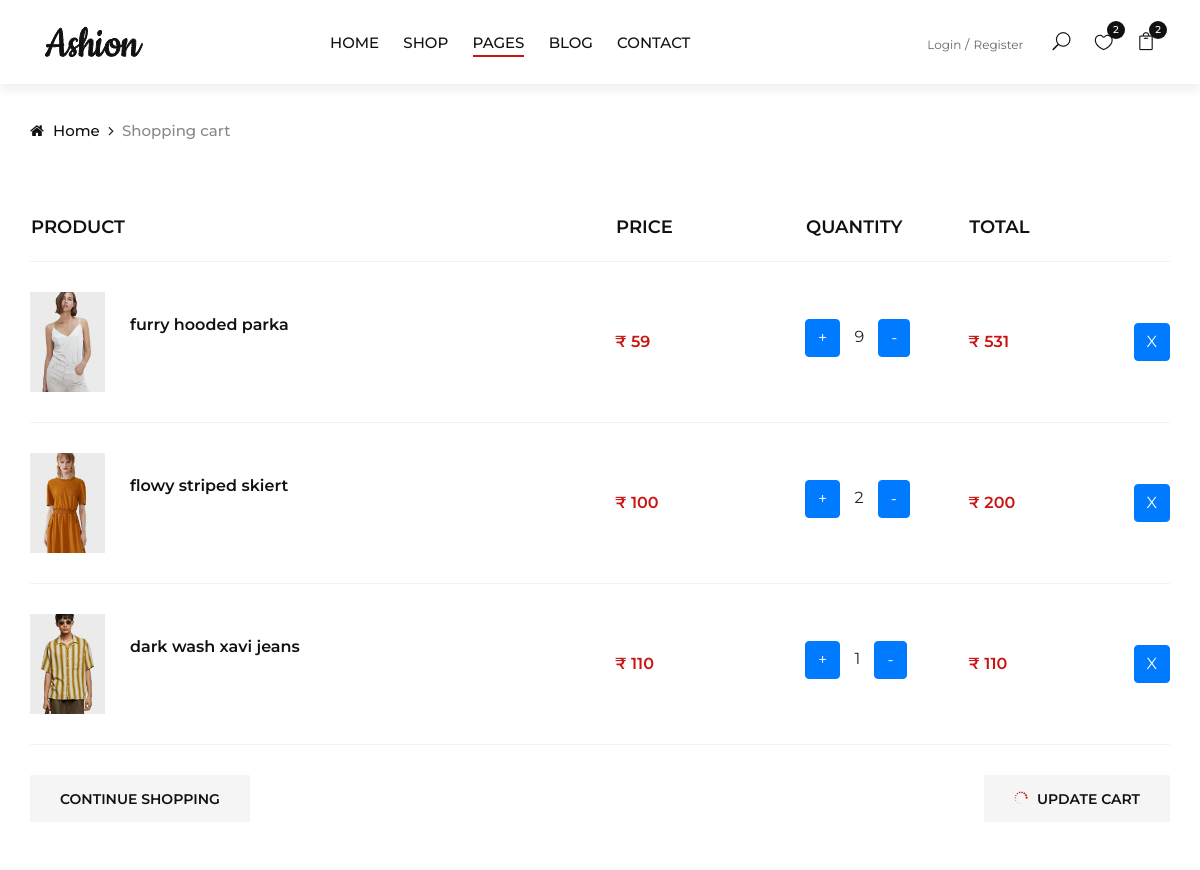
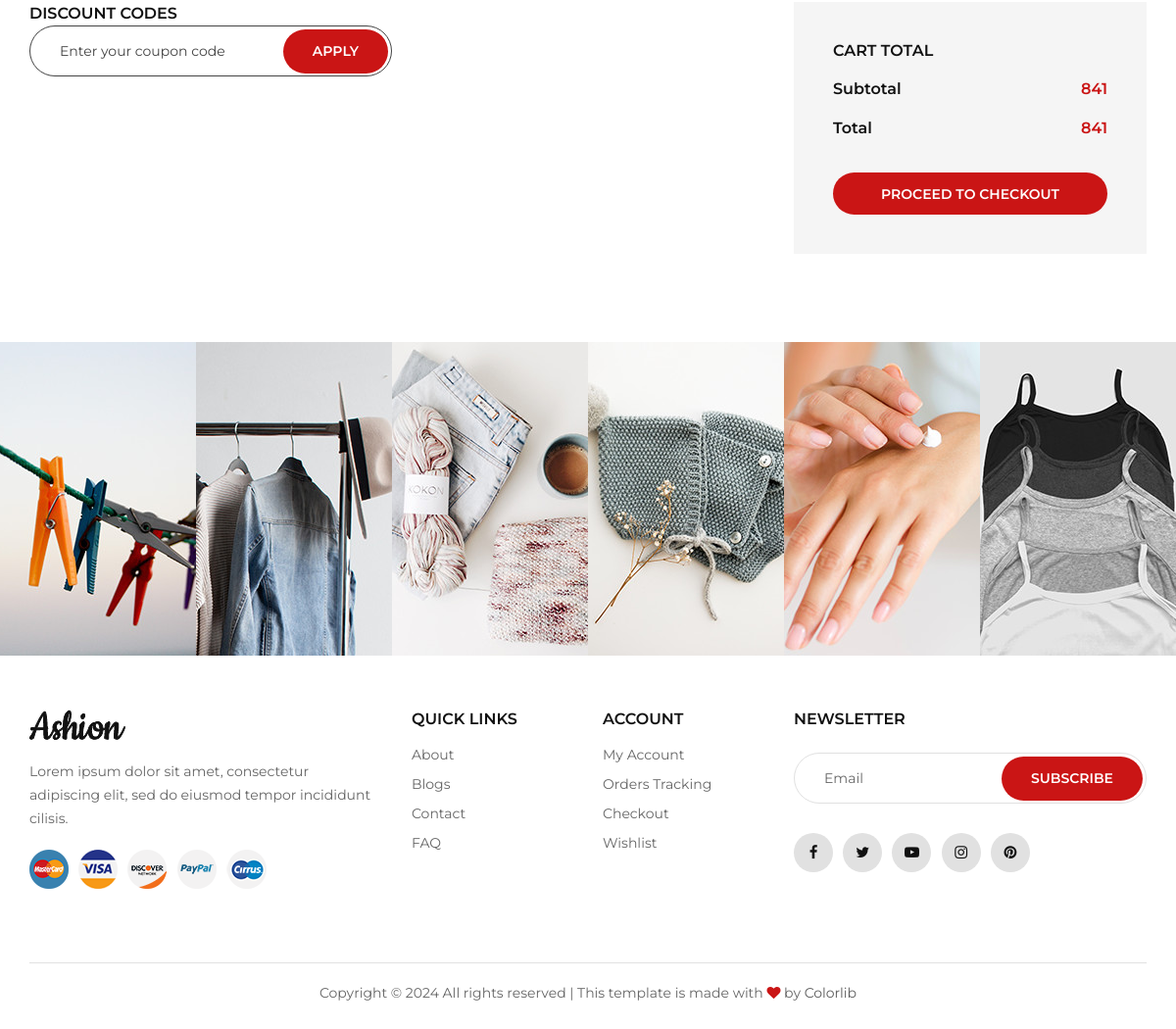
Page /shop_cart (signed in) on the committed database (2 pictures, top to bottom).
### myapp/models.py (models this page shows)
class add_cart(models.Model):
    product=models.ForeignKey(product,on_delete=models.CASCADE,blank=True,null=True)
    user=models.ForeignKey(user,on_delete=models.CASCADE,blank=True,null=True)
    name=models.CharField(max_length=50)
    img=models.ImageField(upload_to="image")
    price=models.IntegerField()
    qty=models.IntegerField()
    total=models.IntegerField()

### myapp/views.py (the view)
# urls.py: path('shop_cart', views.shop_cart, name='shop_cart'),
def shop_cart(request):
    uid=user.objects.get(email=request.session['email'])
    aid=add_cart.objects.filter(user=uid)
    a_count=add_cart.objects.filter(user=uid).count()
    l1=[]
    sub_total=0
    total=0
    for i in aid:
        l1.append(i.total)
    sub_total=sum(l1)
    total=sub_total
    contaxt={
        "aid":aid,
        "a_count":a_count,
        "sub_total":sub_total,
        "total":total,
    }
    return render(request,"shop_cart.html",contaxt)

### myapp/templates/shop_cart.html (shortened to what this page needs)
{% load static %}
<!DOCTYPE html>
<html lang="zxx">
<head>
    <link rel="stylesheet" href="{% static 'css/bootstrap.min.css' %}" type="text/css">
    <link rel="stylesheet" href="{% static 'css/font-awesome.min.css' %}" type="text/css">
    <link rel="stylesheet" href="{% static 'css/elegant-icons.css' %}" type="text/css">
    <link rel="stylesheet" href="{% static 'css/jquery-ui.min.css' %}" type="text/css">
    <link rel="stylesheet" href="{% static 'css/magnific-popup.css' %}" type="text/css">
    <link rel="stylesheet" href="{% static 'css/owl.carousel.min.css' %}" type="text/css">
    <link rel="stylesheet" href="{% static 'css/slicknav.min.css' %}" type="text/css">
    <link rel="stylesheet" href="{% static 'css/style.css' %}" type="text/css">
</head>
<body>
    <header class="header">
        <div class="container-fluid">
            <div class="row">
                <div class="col-xl-3 col-lg-2">
                    <div class="header__logo">
                        <a href="./index.html"><img src="{% static 'img/logo.png' %}" alt=""></a>
                    </div>
                </div>
                <div class="col-xl-6 col-lg-7">
                    <nav class="header__menu">
                        <ul>
                            <li ><a href="{% url 'index' %}">Home</a></li>
                            <li><a href="{% url 'shop' %}">Shop</a></li>
                            <li class="active"><a href="#">Pages</a>
                            </li>
                            <li><a href="{% url 'blog' %}">Blog</a></li>
                            <li><a href="{% url 'contact' %}">Contact</a></li>
                        </ul>
                    </nav>
                </div>
                <div class="col-lg-3">
                    <div class="header__right">
                        <div class="header__right__auth">
                            <a href="#">Login</a>
                            <a href="#">Register</a>
                        </div>
                        <ul class="header__right__widget">
                            <li><span class="icon_search search-switch"></span></li>
                            <li><a href="#"><span class="icon_heart_alt"></span>
                                <div class="tip">2</div>
                            </a></li>
                            <li><a href="#"><span class="icon_bag_alt"></span>
                                <div class="tip">2</div>
                            </a></li>
                        </ul>
                    </div>
                </div>
            </div>
        </div>
    </header>
    <div class="breadcrumb-option">
        <div class="container">
            <div class="row">
                <div class="col-lg-12">
                    <div class="breadcrumb__links">
                        <a href="./index.html"><i class="fa fa-home"></i> Home</a>
                        <span>Shopping cart</span>
                    </div>
                </div>
            </div>
        </div>
    </div>
    {% if a_count == 0 %}
    <div  class="d-flex flex-column align-items-center justify-content-center" style="min-height: 300px">
        <img src="../../image/empty_cart.png" height="200">
    <h3><strong>Your Cart is Empty 🙃</strong></h3>
            <h4>Add Something To Make Me Happy 🙂</h4>
            <div class="d-inline-flex ">
                <a href="{% url 'shop' %}" class="btn btn-success cart-btn-transform m-3" data-abc="true">continue shopping</a>
        </div>
     </div>
     {% else %}
    <section class="shop-cart spad">
        <div class="container">
            <div class="row">
                <div class="col-lg-12">
                    <div class="shop__cart__table">
                        <table>
                            <thead>
                                <tr>
                                    <th>Product</th>
                                    <th>Price</th>
                                    <th>Quantity</th>
                                    <th>Total</th>
                                    <th></th>
                                </tr>
                            </thead>
                            <tbody>
                                {% for i in aid %}
                                <tr>
                                    <td class="cart__product__item">
                                        <img src="{{i.img.url}}" alt="" height="100">
                                        <div class="cart__product__item__title">
                                            <h6>{{i.name}}</h6>
                                        </div>
                                    </td>
                                    <td class="cart__price">&#8377; {{i.price}}</td>
                                    <td>
                                    <div class="quantity buttons-add-minus">
                                        <a href="{% url 'cart_plus' i.id %}" class="btn btn-primary">+</a>
                                        <label for="" style="margin: 10px;">{{i.qty}}</label>
                                        <a href="{% url 'cart_minus' i.id %}" class="btn btn-primary">-</a>
                                      </div>
                                    </td>
                                    <td class="cart__total">&#8377; {{i.total}}</td>
                                    <td class="cart__close"><a href="{% url 'cart_remove' i.id %}" class="btn btn-primary">X</a></span></td>
                                </tr>
                                {% endfor %}
                            </tbody>
                        </table>
                    </div>
                </div>
            </div>
            <div class="row">
                <div class="col-lg-6 col-md-6 col-sm-6">
                    <div class="cart__btn">
                        <a href="#">Continue Shopping</a>
                    </div>
                </div>
                <div class="col-lg-6 col-md-6 col-sm-6">
                    <div class="cart__btn update__btn">
                        <a href="#"><span class="icon_loading"></span> Update cart</a>
                    </div>
                </div>
            </div>
            <div class="row">
                <div class="col-lg-6">
                    <div class="discount__content">
                        <h6>Discount codes</h6>
                        <form action="#">
                            <input type="text" placeholder="Enter your coupon code">
                            <button type="submit" class="site-btn">Apply</button>
                        </form>
                    </div>
                </div>
                <div class="col-lg-4 offset-lg-2">
                    <div class="cart__total__procced">
                        <h6>Cart total</h6>
                        <ul>
                            <li>Subtotal <span>{{sub_total}}</span></li>
                            <li>Total <span>{{total}}</span></li>
                        </ul>
                        <a href="{% url 'checkout' %}" class="primary-btn">Proceed to checkout</a>
                    </div>
                </div>
            </div>
        </div>
    </section>
    <div class="instagram">
        <div class="container-fluid">
            <div class="row">
                <div class="col-lg-2 col-md-4 col-sm-4 p-0">
                    <div class="instagram__item set-bg" data-setbg="{% static 'img/instagram/insta-1.jpg' %}">
                    </div>
                </div>
                <div class="col-lg-2 col-md-4 col-sm-4 p-0">
                    <div class="instagram__item set-bg" data-setbg="{% static 'img/instagram/insta-2.jpg' %}">
                    </div>
                </div>
                <div class="col-lg-2 col-md-4 col-sm-4 p-0">
                    <div class="instagram__item set-bg" data-setbg="{% static 'img/instagram/insta-3.jpg' %}">
                    </div>
                </div>
                <div class="col-lg-2 col-md-4 col-sm-4 p-0">
                    <div class="instagram__item set-bg" data-setbg="{% static 'img/instagram/insta-4.jpg' %}">
                    </div>
                </div>
                <div class="col-lg-2 col-md-4 col-sm-4 p-0">
                    <div class="instagram__item set-bg" data-setbg="{% static 'img/instagram/insta-5.jpg' %}">
                    </div>
                </div>
                <div class="col-lg-2 col-md-4 col-sm-4 p-0">
                    <div class="instagram__item set-bg" data-setbg="{% static 'img/instagram/insta-6.jpg' %}">
                    </div>
                </div>
            </div>
        </div>
    </div>
{% endif  %}
    <footer class="footer">
        <div class="container">
            <div class="row">
                <div class="col-lg-4 col-md-6 col-sm-7">
                    <div class="footer__about">
                        <div class="footer__logo">
                            <a href="./index.html"><img src="{% static 'img/logo.png' %}" alt=""></a>
                        </div>
                        <p>Lorem ipsum dolor sit amet, consectetur adipiscing elit, sed do eiusmod tempor incididunt
                        cilisis.</p>
                        <div class="footer__payment">
                            <a href="#"><img src="{% static 'img/payment/payment-1.png' %}" alt=""></a>
                            <a href="#"><img src="{% static 'img/payment/payment-2.png' %}" alt=""></a>
                            <a href="#"><img src="{% static 'img/payment/payment-3.png' %}" alt=""></a>
                            <a href="#"><img src="{% static 'img/payment/payment-4.png' %}" alt=""></a>
                            <a href="#"><img src="{% static 'img/payment/payment-5.png' %}" alt=""></a>
                        </div>
                    </div>
                </div>
                <div class="col-lg-2 col-md-3 col-sm-5">
                    <div class="footer__widget">
                        <h6>Quick links</h6>
                        <ul>
                            <li><a href="#">About</a></li>
                            <li><a href="#">Blogs</a></li>
                            <li><a href="#">Contact</a></li>
                            <li><a href="#">FAQ</a></li>
                        </ul>
                    </div>
                </div>
                <div class="col-lg-2 col-md-3 col-sm-4">
                    <div class="footer__widget">
                        <h6>Account</h6>
                        <ul>
                            <li><a href="#">My Account</a></li>
                            <li><a href="#">Orders Tracking</a></li>
                            <li><a href="#">Checkout</a></li>
                            <li><a href="#">Wishlist</a></li>
                        </ul>
                    </div>
                </div>
                <div class="col-lg-4 col-md-8 col-sm-8">
                    <div class="footer__newslatter">
                        <h6>NEWSLETTER</h6>
                        <form action="#">
                            <input type="text" placeholder="Email">
                            <button type="submit" class="site-btn">Subscribe</button>
                        </form>
                        <div class="footer__social">
                            <a href="#"><i class="fa fa-facebook"></i></a>
                            <a href="#"><i class="fa fa-twitter"></i></a>
                            <a href="#"><i class="fa fa-youtube-play"></i></a>
                            <a href="#"><i class="fa fa-instagram"></i></a>
                            <a href="#"><i class="fa fa-pinterest"></i></a>
                        </div>
                    </div>
                </div>
            </div>
            <div class="row">
                <div class="col-lg-12">
                    <div class="footer__copyright__text">
                        <p>Copyright &copy; <script>document.write(new Date().getFullYear());</script> All rights reserved | This template is made with <i class="fa fa-heart" aria-hidden="true"></i> by <a href="https://colorlib.com" target="_blank">Colorlib</a></p>
                    </div>
                </div>
            </div>
        </div>
    </footer>
</body>
</html>

### rows in the picture
add_cart: img (picture), name "furry hooded parka", price "59", qty "9", total "531"
add_cart: img (picture), name "flowy striped skiert", price "100", qty "2", total "200"
add_cart: img (picture), name "dark wash xavi jeans", price "110", qty "1", total "110"

### other values in the picture
{{ sub_total }} "841"
{{ total }} "841"
